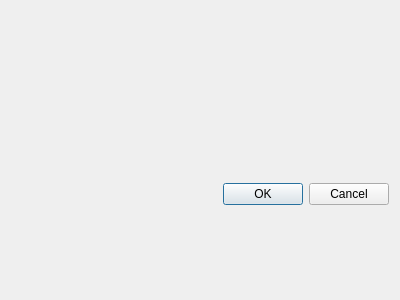
<?xml version="1.0" encoding="UTF-8"?>
<ui version="4.0">
 <class>Dialog</class>
 <widget class="QDialog" name="Dialog">
  <property name="geometry">
   <rect>
    <x>0</x>
    <y>0</y>
    <width>400</width>
    <height>300</height>
   </rect>
  </property>
  <property name="windowTitle">
   <string>Dialog</string>
  </property>
  <layout class="QVBoxLayout" name="verticalLayout">
   <item>
    <layout class="QHBoxLayout" name="horizontalLayout">
     <item>
      <layout class="QVBoxLayout" name="verticalLayout_4"/>
     </item>
     <item>
      <widget class="Line" name="line">
       <property name="orientation">
        <enum>Qt::Vertical</enum>
       </property>
      </widget>
     </item>
     <item>
      <layout class="QVBoxLayout" name="verticalLayout_5"/>
     </item>
    </layout>
   </item>
   <item>
    <widget class="QDialogButtonBox" name="buttonBox">
     <property name="orientation">
      <enum>Qt::Horizontal</enum>
     </property>
     <property name="standardButtons">
      <set>QDialogButtonBox::Cancel|QDialogButtonBox::Ok</set>
     </property>
    </widget>
   </item>
  </layout>
 </widget>
 <resources/>
 <connections>
  <connection>
   <sender>buttonBox</sender>
   <signal>accepted()</signal>
   <receiver>Dialog</receiver>
   <slot>accept()</slot>
   <hints>
    <hint type="sourcelabel">
     <x>248</x>
     <y>254</y>
    </hint>
    <hint type="destinationlabel">
     <x>157</x>
     <y>274</y>
    </hint>
   </hints>
  </connection>
  <connection>
   <sender>buttonBox</sender>
   <signal>rejected()</signal>
   <receiver>Dialog</receiver>
   <slot>reject()</slot>
   <hints>
    <hint type="sourcelabel">
     <x>316</x>
     <y>260</y>
    </hint>
    <hint type="destinationlabel">
     <x>286</x>
     <y>274</y>
    </hint>
   </hints>
  </connection>
 </connections>
</ui>
